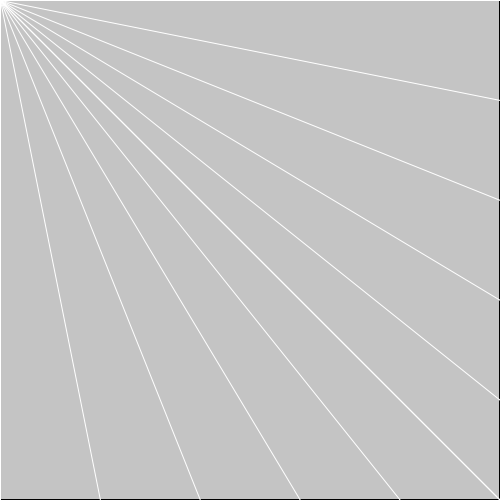
Frame 1 (no input)
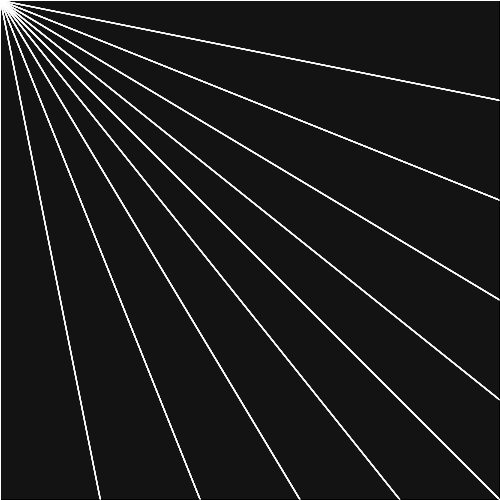
Frame 60 (the mouse pressed at the canvas centre just before this capture)
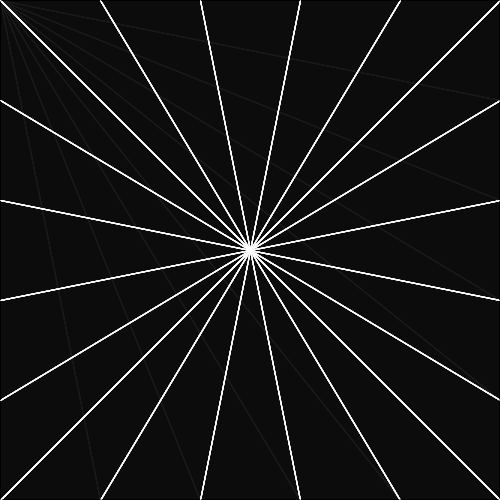
Frame 120 (the mouse held since frame 60 and released just before this capture)

The Processing sketch that drew these frames (run headless with seeded random() and noise(); from frame 60 on, the mouse is pressed at the canvas centre):

// Processing sketch: processing_165213
// ── processing_165213.pde

void setup() {
  size(500, 500);
}

void draw() {
  fill(0, 10);
  stroke(0);
  rect(0, 0, width-1, height-1);
  
  stroke(255);
  for (int i = 0; i <= width; i += 100) {
    line(i, height, mouseX, mouseY);
    line(width, i, mouseX, mouseY);
    line(i, 0, mouseX, mouseY);
    line(0, i, mouseX, mouseY);
  }
}
